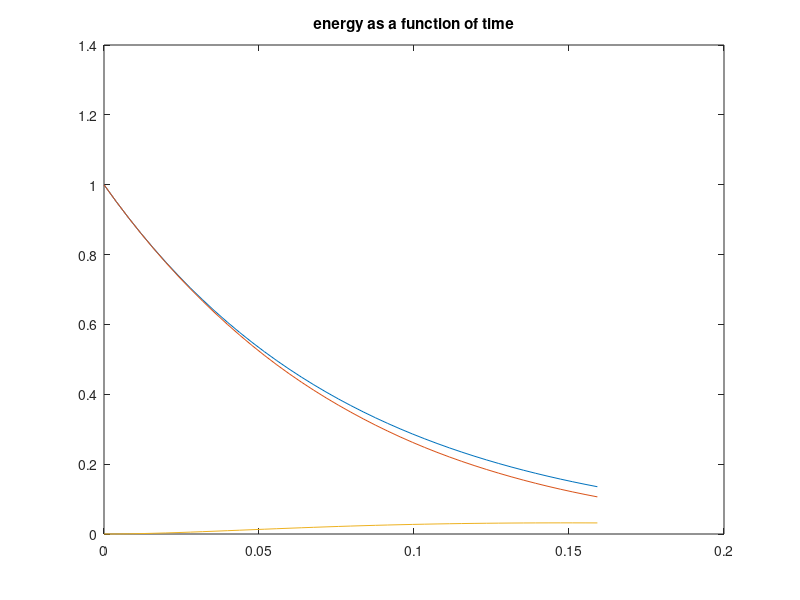

MATLAB code to generate this figure:
clc, clearvars
%problem parameters
initE=1;
omega=1;
gamma=10^(-3)*omega;
couplingR=0.5;

%my assumptions:
mass=1;

%time constant
tau=2*pi/couplingR/gamma

%simulating parameters(in seconds)
dt=0.00001;
plotted=5000000;
final=0.16*tau;


%important arrays:
t=0:(dt*plotted):final;
phase=zeros(4,size(t,2));

%simulating the phase
phase(1,1)=sqrt(2*initE/omega^2/mass);
phase(2,1)=0;
phase(3,1)=0;
phase(4,1)=0;
matrix=[0 1 0 0;-omega^2 -gamma couplingR*omega*gamma 0;0 0 0 1;couplingR*omega*gamma 0 -omega^2 -gamma];
itteration=(dt*matrix+eye(4))^plotted
for index=2:(size(t,2))
  phase(:,index)=itteration*phase(:,index-1);
end


  %energy:
energy=zeros(2,size(t,2));
energy(1,:)=mass*(phase(2,:).^2)./2+mass*omega^2*phase(1,:).^2/2;
energy(2,:)=mass*(phase(4,:).^2)./2+mass*omega^2*phase(3,:).^2/2;
regularFall=energy(1,1)*exp(-gamma*t);
plot(t/tau,regularFall)

title('energy as a function of time')
hold on

plot(t/tau,energy(1,:))
plot(t/tau,energy(2,:))

hold off



